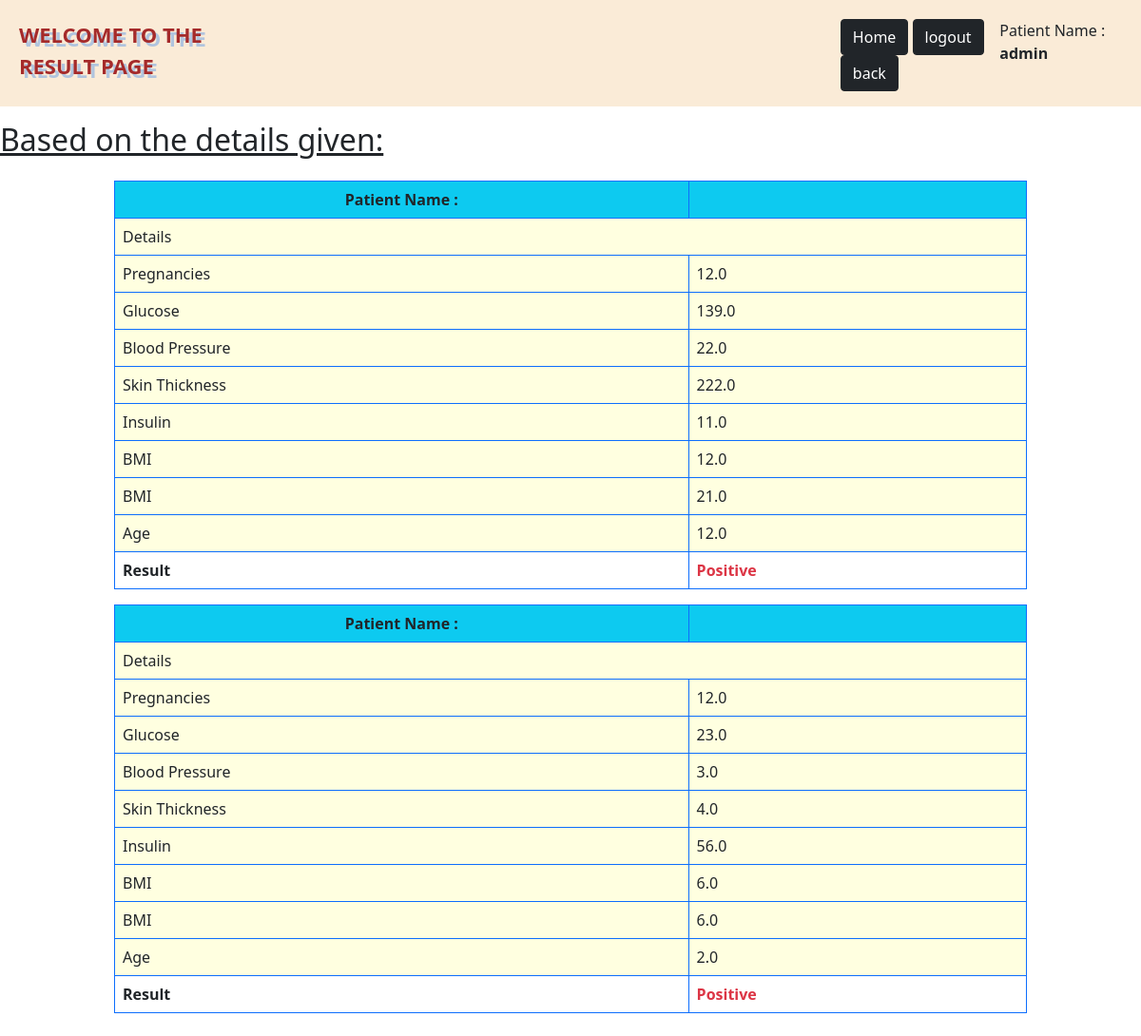
Page /result (signed in) on the committed database.
### App/models.py (models this page shows)
class patient_data(models.Model):
    user=models.ForeignKey(User,on_delete=models.CASCADE,null=True,blank=True)
    Pregnancies=models.CharField(max_length=50)
    GLucose=models.CharField(max_length=50)
    Blood_Pressure=models.CharField(max_length=50)
    Skin_Thickness=models.CharField(max_length=50)
    Insulin=models.CharField(max_length=50)
    BMI=models.CharField(max_length=50)
    DPF=models.CharField(max_length=50)
    Age=models.CharField(max_length=50)
    Result=models.CharField(max_length=50)

### App/views.py (the view)
# urls.py: path('result',views.result,name='result')
def result(request):
    user=request.user
    data = patient_data.objects.filter(user=user).order_by('-id')[:5]
    print(data)
    return render(request,'results.html',{'data':data})

### templates/results.html (shortened to what this page needs)
{% load static %}
<html lang="en">
<body>
<div
        style="
        display: flex;
        justify-content: space-between;
        background-color: antiquewhite;
        padding-top:20px;
      "
        class="sticky-top"
>
  <div
          style="
          text-transform: uppercase;
          font-weight: bolder;
          text-shadow: 4px 4px lightsteelblue;
          color: brown;
          margin-left: 20px;
          font-size: 22px;
        "
  >
    Welcome to the Result page
  </div>
  <p class="p">
    <a class='btn btn-dark' href="index">Home</a>
    <a class='btn btn-dark' href="logout">logout</a>
    <a class='btn btn-dark' href="inspection">back</a>
  </p>
  <p style="margin-right: 20px">
    Patient Name : <strong>{{user.username}}</strong>
  </p>
</div >
{% if data %}
<h2  class="mt-3"><u class="text-dark">Based on the details given:</u></h2>
<div style="margin: 2% 10%">
  {% for patient in data %}
  <table class="table table-bordered border-primary">
    <tr class="bg-info">
      <td class="text-center fw-bold">Patient Name :</td>
      <td class="text-center fw-bold">{{user.first_name}} {{user.last_name}}</td>
    </tr>
    <tbody>
    <tr class="d">
      <td colspan="2">Details</td>
    </tr>
    <tr class="d">
      <td>Pregnancies</td>
      <td>{{patient.Pregnancies}}</td>
    </tr>
    <tr class="d">
      <td>Glucose</td>
      <td>{{patient.GLucose}}</td>
    </tr>
    <tr class="d">
      <td>Blood Pressure</td>
      <td>{{patient.Blood_Pressure}}</td>
    </tr>
    <tr class="d">
      <td>Skin Thickness</td>
      <td>{{patient.Skin_Thickness}}</td>
    </tr>
    <tr class="d">
      <td>Insulin</td>
      <td>{{patient.Insulin}}</td>
    </tr>
    <tr class="d">
      <td>BMI</td>
      <td>{{patient.BMI}}</td>
    </tr>
    <tr class="d">
      <td>BMI</td>
      <td>{{patient.DPF}}</td>
    </tr>
    <tr class="d">
      <td>Age</td>
      <td>{{patient.Age}}</td>
    </tr>
    <tr class="fw-bolder">
      <td>Result</td>
      <td class="text-danger active">{{patient.Result}}</td>
    </tr>
    </tbody>
  </table>
  {% endfor %}
  {% else %}
  <div style="text-align:center;">
    <div class="display-5 text-primary">
      No Data 404
    </div>
  </div>
  {% endif %}
</div>
</body>
<head>
    <link
      href="https://cdn.jsdelivr.net/npm/bootstrap@5.0.2/dist/css/bootstrap.min.css"
      rel="stylesheet"
    />
  </head>
</html>

### templates/results.html (style rules this page uses)
.d { background-color: lightyellow; }
.p { margin-left:50%; }

### rows in the picture
patient_data: Pregnancies "12.0", GLucose "139.0", Blood_Pressure "22.0", Skin_Thickness "222.0", Insulin "11.0", BMI "12.0", DPF "21.0", Age "12.0", Result "Positive"
patient_data: Pregnancies "12.0", GLucose "23.0", Blood_Pressure "3.0", Skin_Thickness "4.0", Insulin "56.0", BMI "6.0", DPF "6.0", Age "2.0", Result "Positive"

### other values in the picture
{{ user.username }} "admin"
